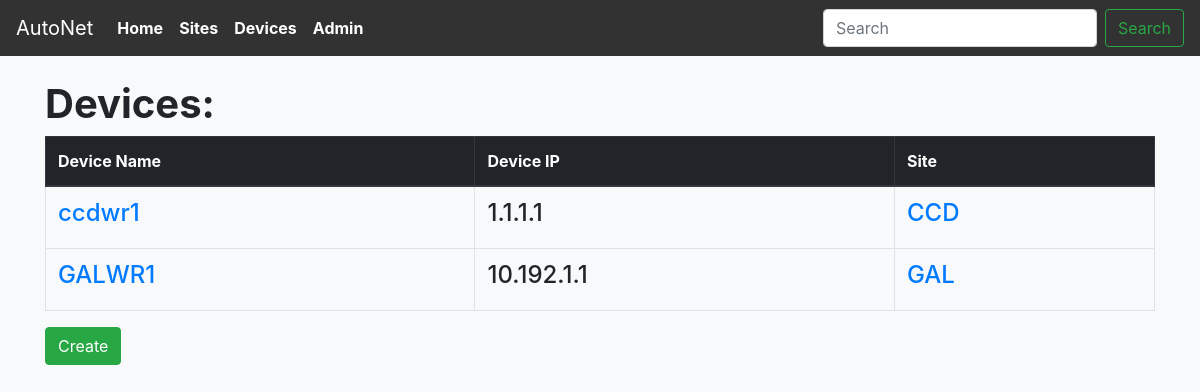
Before: /devices with the older database file.
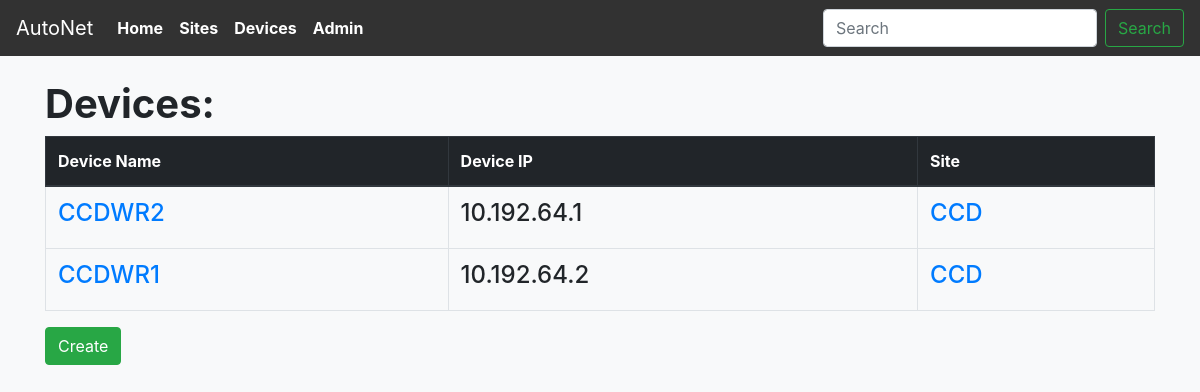
After: the same page with the newer database file.
### main_app/models.py (models this page shows, shortened)
class Devices(models.Model):
    device_name = models.CharField(max_length=100)
    device_ip = models.CharField(max_length=40)
    device_model = models.CharField(max_length=100)
    device_sn = models.CharField(max_length=250)
    site = models.ForeignKey(Sites,
                            on_delete=models.CASCADE,
                            related_name = 'devices',
                            )

class Sites(models.Model):
    site_name = models.CharField(max_length=100)
    site_location = models.CharField(max_length=250)
    site_address = models.CharField(max_length=400, null=True)
    site_poc_name = models.CharField(max_length=100)
    site_poc_number = models.CharField(max_length=30)

### main_app/views.py (the view)
# urls.py: path('devices', views.DeviceListView.as_view(), name='viewdevices'),
class DeviceListView(ListView):
    context_object_name = 'devices'
    model = models.Devices

### main_app/templates/main_app/devices_list.html
{% extends 'main_app/main_app_base.html' %}
{%block content %}
  <div class="container">
  <h1><strong>Devices:</strong></h1>
    <table class="table table-bordered">
      <thead class="thead-dark">
        <th>Device Name</th>
        <th>Device IP</th>
        <th>Site</th>
      </thead>
      {% for device in devices %}
      <tr>
          <td><h4><a href="devices/{{device.id}}">{{device.device_name}}</a></h4></td>
          <td><h4>{{device.device_ip}}</h4></td>
          <td><h4><a href="sites/{{ device.site.id }}">{{device.site.site_name}}</a></h4></td>
      </tr>
      {%endfor%}
    </table>
  </div>
  <div class="container">
    <a href="{% url 'main_app:createdevice' %}">
      <input class="btn btn-success" type="submit" value="Create">
    </a>
  </div>
{%endblock content %}

Changed rows visible on the page:
removed Devices: device_name "ccdwr1", device_ip "1.1.1.1", site.site_name "CCD"
removed Devices: device_name "GALWR1", device_ip "10.192.1.1", site.site_name "GAL"
added Devices: device_name "CCDWR2", device_ip "10.192.64.1", site.site_name "CCD"
added Devices: device_name "CCDWR1", device_ip "10.192.64.2", site.site_name "CCD"
